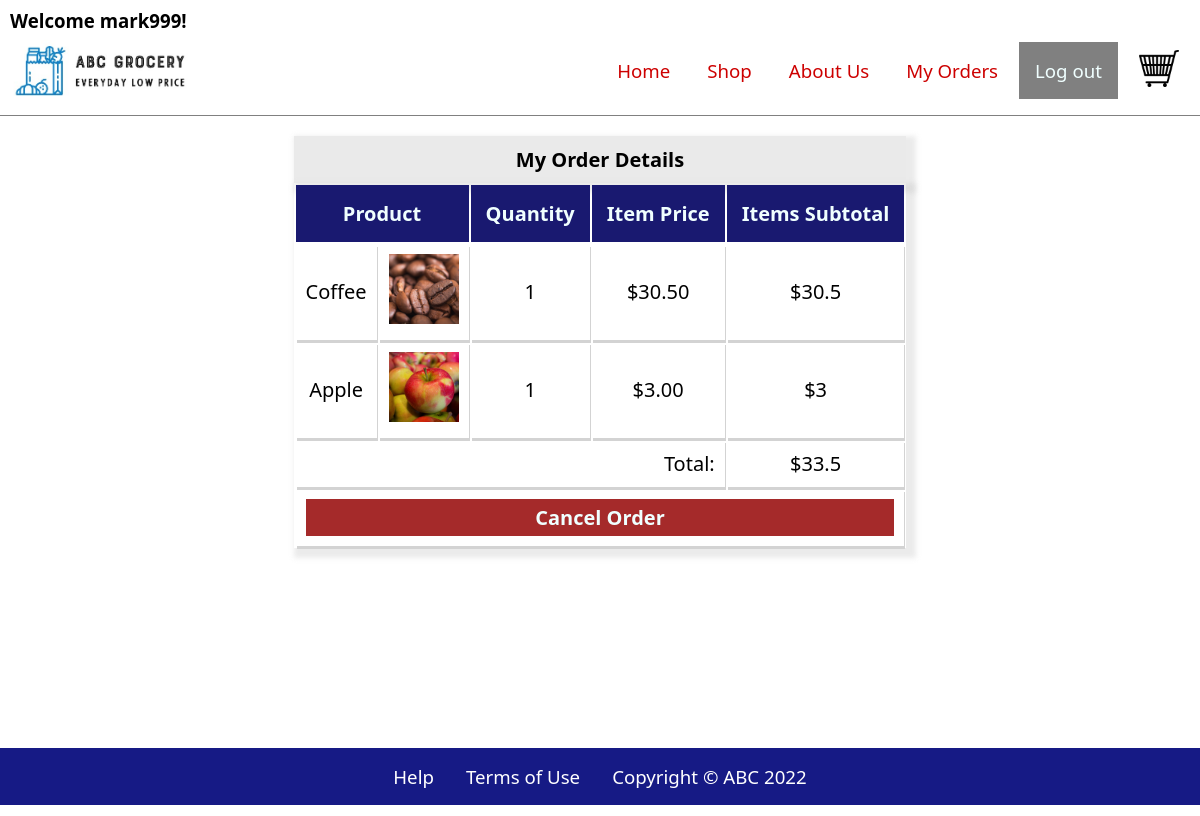
The app's page /assignment02/my_orders.php (signed in) with its own data.
### tables this page shows
CREATE TABLE `orders` (
  `surrogate_key` int(12) NOT NULL,
  `customer_id` int(12) NOT NULL,
  `order_id` int(20) NOT NULL,
  `item_id` int(12) NOT NULL,
  `item_quantity` int(3) NOT NULL
);

CREATE TABLE `product` (
  `id` int(12) NOT NULL,
  `prod_name` varchar(255) NOT NULL,
  `prod_img_link` varchar(255) NOT NULL,
  `prod_price` decimal(20,2) NOT NULL,
  `type` varchar(255) NOT NULL
);

### assignment02/my_orders.php (the view, shortened to what this page needs)
<?php require_once("./database/connect.php"); ?>
<!DOCTYPE html>
<html lang="en">
<head>
</head>
<body>
    <?php include("./pageLayout/header.php"); ?>
    <?php
    $cust_ID = $_SESSION['customer_ID'];
    $sql = "SELECT * FROM orders WHERE customer_id = '$cust_ID'";
    $result = mysqli_query($conn, $sql);
    if ($_SESSION['orders_info'] == null) {
        echo "You have not ordered anything.";
    } else {
    ?>
        <form method="POST" class="cancelOrder" action="<?php $_SERVER['PHP_SELF']; ?>">
            <table class="my-orders order_table">
                <caption>My Order Details</caption>
                <tr>
                    <th colspan=2> Product</th>
                    <th> Quantity</th>
                    <th> Item Price</th>
                    <th> Items Subtotal</th>
                </tr>
                <?php
                $total_sum = 0;
                foreach ($_SESSION['orders_info'] as $item) {
                    $item_ID = $item['item_id'];
                    $item_quantity = $item['item_quantity'];
                    $sql_prod = "SELECT * FROM product WHERE id = '$item_ID'";
                    $prod_info = mysqli_query($conn, $sql_prod);
                    $row = mysqli_fetch_row($prod_info);
                    $each_item_sum = $row[3] * $item_quantity;
                    $total_sum = $total_sum + $each_item_sum;
                ?>
                    <tr>
                        <td> <?php echo $row[1]; ?></td>
                        <td> <img src="<?php echo $row[2]; ?>" class="orders_img" alt="<?php echo $row[1]; ?>"></td>
                        <td> <?php echo $item_quantity; ?></td>
                        <td> <?php echo "$" . $row[3]; ?></td>
                        <td> <?php echo "$" . $each_item_sum; ?></td>
                    </tr>
                <?php
                }
                ?>
                <tr>
                    <td colspan=4 class="total">Total:</td>
                    <td> <?php echo "$" . $total_sum; ?></td>
                </tr>
                <tr>
                    <td colspan=5>
                        <button type="submit" name="cancelOrder" id="cancelOrder">Cancel Order</button>
                    </td>
            </table>
        </form>
    <?php
    }
    ?>
    <?php include("./pageLayout/footer.php"); ?>
</body>
</html>

### records on screen
orders: item.prod_name "Coffee", item.prod_img_link (picture), item_quantity "1", item.prod_price "30.50", each_item_sum "30.5"
orders: item.prod_name "Apple", item.prod_img_link (picture), item_quantity "1", item.prod_price "3.00", each_item_sum "3"

### other values on screen
$_SESSION['username'] "mark999"
$total_sum "33.5"
